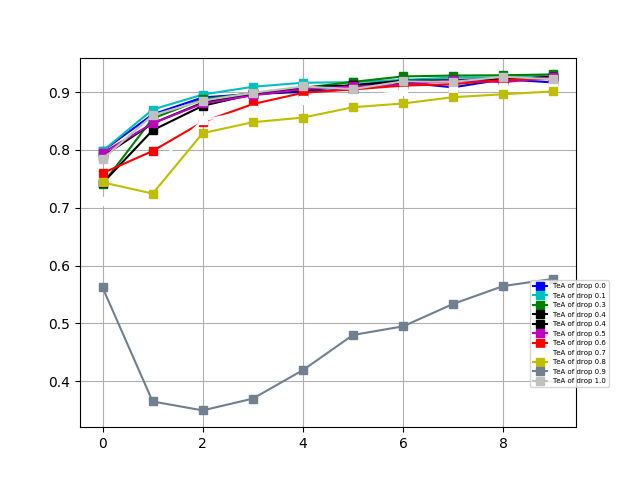

Python code for this plot:
import keras
from keras.models import Sequential
import numpy as np
from keras.layers import Dropout,Dense, Activation, Convolution2D, MaxPooling2D, Flatten
from keras.optimizers import SGD, RMSprop
import matplotlib.pyplot as plt
from keras import regularizers
# deal with data
train_data = np.loadtxt('zip_train.txt',dtype=np.float32)
test_data = np.loadtxt('zip_test.txt',dtype=np.float32)
train_label = train_data[:,0]
test_label = test_data[:,0]
train_data=np.delete(train_data,0,axis=1)
test_data = np.delete(test_data,0,axis=1)


train_data=train_data.reshape(7291,256)
test_data=test_data.reshape(2007,256)




test_label = keras.utils.to_categorical(test_label,10)
train_label = keras.utils.to_categorical(train_label,10)

def fully_model(initializers,def_lr,def_bcs,def_momen,drop):
    
    
    model = Sequential()
    model.add(Dense(512,activation='relu', input_shape=(256,),kernel_initializer=initializers,bias_initializer='zeros'))
    model.add(Dropout(drop))
    model.add(Dense(512,activation='relu',kernel_initializer=initializers,bias_initializer='zeros'))
    model.add(Dropout(drop))
    model.add(Dense(10,activation='softmax',kernel_initializer=initializers,bias_initializer='zeros'))
    model.summary()

    sgd = SGD(lr=def_lr,momentum=def_momen)
    model.compile(loss='categorical_crossentropy',
            optimizer=sgd,
            metrics=['mae','accuracy'])

    history = model.fit(train_data, train_label,
            batch_size = 128,
            epochs=10,
            verbose=1,
            validation_data=(test_data, test_label))
    score = model.evaluate(test_data, test_label, verbose=0)
    print ('Test loss:', score[0])
    print ('Test mae', score[1])
    print ('Test accuracy', score[2])
    #
    return history


keras.initializers.Initializer()
def_lr = 0.001
def_bcs=32
def_momen=0.99
plt.figure()

for j in range(11):# test dropout
    if j ==0:
        
        drop=0.0
        a='drop 0.0'
        c='b'
    if j ==1:
        drop=0.1
        a='drop 0.1'
        c='c'
    if j ==2:
        drop=0.3
        a='drop 0.3'
        c='g'
    if j ==3:
        drop=0.4
        a='drop 0.4'
        c='k'
    if j==5:
        drop=0.5
        a='drop 0.5'
        c='m'
    if j==6:
        drop=0.6
        a='drop 0.6'
        c='r'
    if j==7:
        drop=0.7
        a='drop 0.7'
        c='w'
    if j==8:
        drop=0.8
        a='drop 0.8'
        c='y'
    if j==9:
        drop=0.9
        a='drop 0.9'
        c='#708090'
    if j==10:
        drop=1
        a='drop 1.0'
        c='#c0c0c0'



#for j in range(9):# test l1
#    drop=0.3
    
#    if j ==0:
#        ak=regularizers.l1(1)
#        k=regularizers.l1(1)
#        a='kernel l1 1.0'
#        c='b'
#    if j ==1:
#        ak=regularizers.l1(0.1)
#        k=regularizers.l1(0.1)
#        a='kernel l1 0.1'
#        c='c'
#    if j ==2:
#        ak=regularizers.l1(0.01)
#        k=regularizers.l1(0.01)
#        a='kernel l1 0.01'
#        c='g'
#    if j ==3:
#        ak=regularizers.l1(0.03)
#        k=regularizers.l1(0.03)
#        a='kernel l1 0.03'
#        c='k'
#    if j==4:
#        ak=regularizers.l1(0.009)
#        k=regularizers.l1(0.009)
#        a='kernel l1 0.009'
#        c='m'
#    if j==5:
#        ak=regularizers.l1(10)
#        k=regularizers.l1(10)
#        a='kernel l1 10'
#        c='y'
#    if j==6:
#        ak=regularizers.l1(0.00001)
#        k=regularizers.l1(0.00001)
#        a='kernel l1 0.00001'
#        c='w'
#    if j==7:
#        ak=regularizers.l1(0.000001)
#        k=regularizers.l1(0.000001)
#        a='kernel l1 0.000001'
#        c='r'
#    if j==8:
#        ak=regularizers.l1(0.0000001)
#        k=regularizers.l1(0.0000001)
#        a='kernel l1 0.0000001'
#        c='#c0c0c0'
    initializers=keras.initializers.VarianceScaling(scale=1.0,mode='fan_in',distribution='normal',seed=None)
     

    b='s'#when test lr
    history=fully_model(initializers,def_lr,def_bcs,def_momen,drop)
 
 
 
 

    
    

    plt.plot(history.history['val_accuracy'], color=c, marker=b, label ='TeA of '+a)
    
    plt.legend(loc=3,bbox_to_anchor=(0.9,0.1),ncol=1,fontsize=5)
    plt.grid(True)
    

plt.savefig("fully_dropout")
plt.show()




